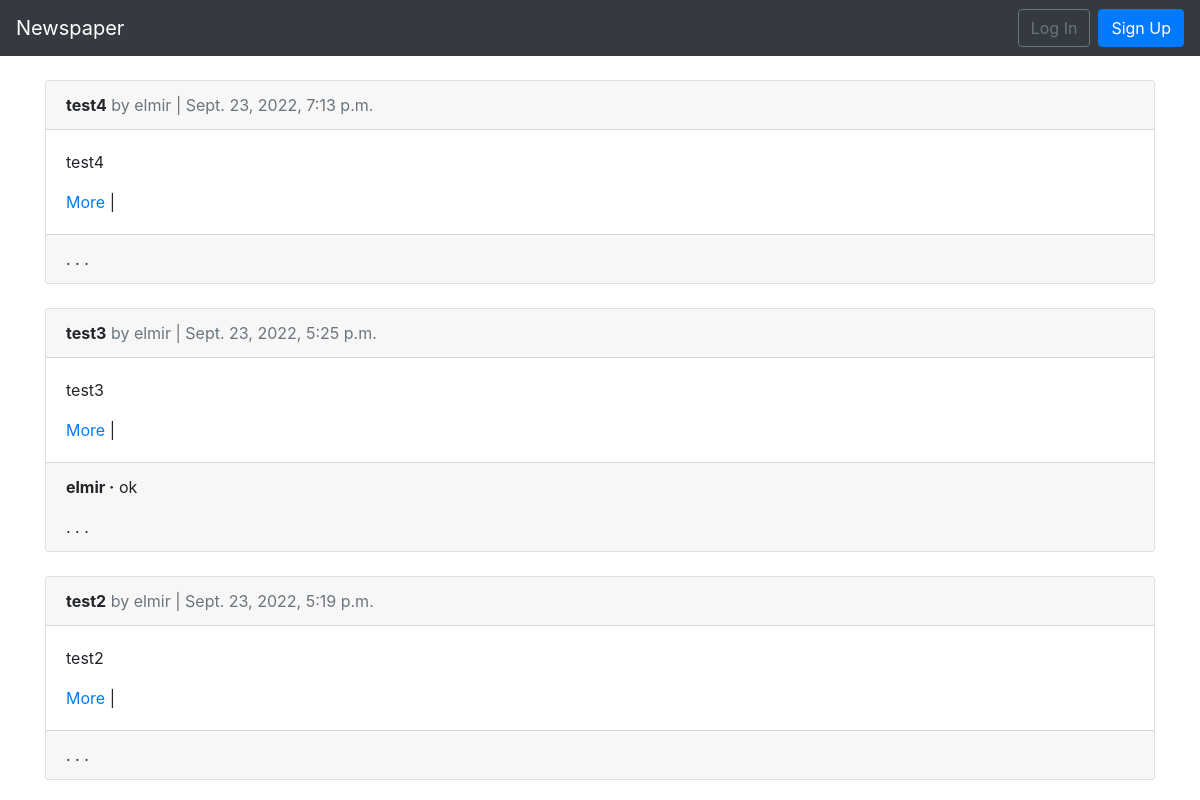
The page /news/ on the database as committed earlier.
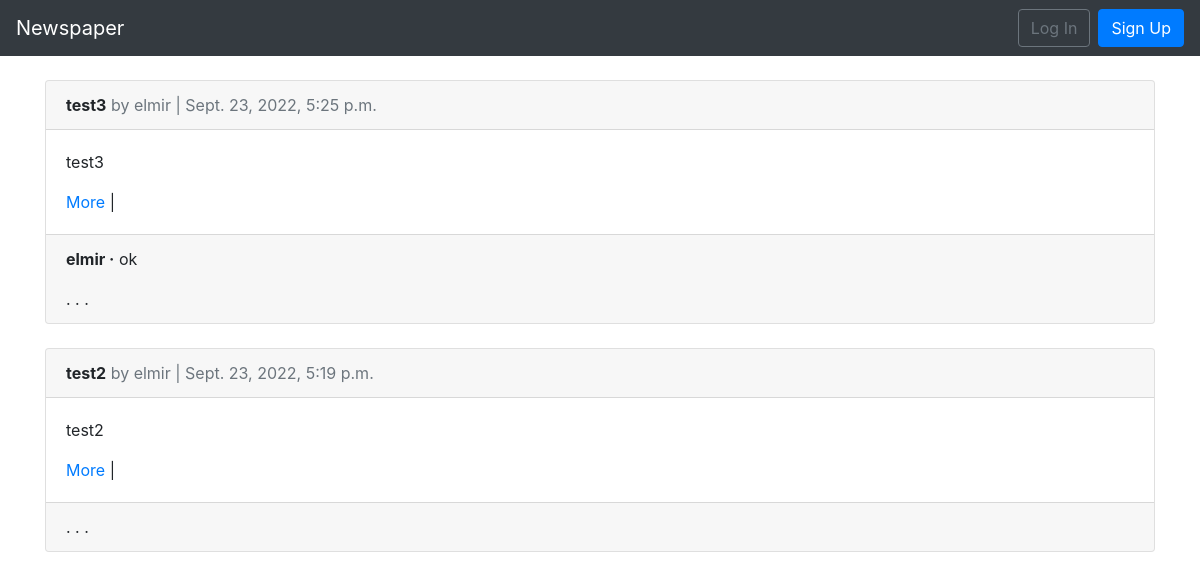
The same page on the database as committed later.
### articles/models.py (models this page shows, shortened)
class Articles(models.Model):
    title = models.CharField(max_length=255)
    body = models.TextField()
    date = models.DateTimeField(auto_now_add=True)
    author = models.ForeignKey(
        get_user_model(),
        on_delete=models.CASCADE,
        related_name='users'
    )
    class Meta:
        ordering = ['-date',]

class Comment(models.Model):
    article = models.ForeignKey(Articles, on_delete=models.CASCADE, related_name='comments')
    comment = models.CharField(max_length=140)
    author = models.ForeignKey(get_user_model(), on_delete=models.CASCADE)
    def __str__(self):
        return self.comment

### users/models.py (models this page shows)
class CustomUser(AbstractUser):
    age = models.PositiveIntegerField(null=True, blank=True)

### articles/views.py (the view)
# urls.py: path('', ArticleListView.as_view(), name='article_list'),
class ArticleListView(ListView):
    model = Articles
    template_name = 'article_list.html'
    login_url = 'login'
    context_object_name = 'article_list'

### templates/article_list.html (shortened to what this page needs)
{% extends 'base.html' %}
{% block content %}
    {% for article in article_list %}
        <div class="card">
            <div class="card-header">
                <span class="font-weight-bold">{{ article.title }}</span>
                <span class="text-muted">by {{ article.author }} | {{ article.date }}</span>
            </div>
            <div class="card-body">
                <p>{{ article.body|slice:":60" }}</p>
                <a href="{% url 'article_detail' article.pk %}">More</a> |
            </div>
            <div class="card-footer">
                {% for comment in article.comments.all|slice:":3" %}
                <p>
                    <span class="font-weight-bold">{{comment.author}} &middot;</span>
                    {{ comment }}
                </p>
                {% endfor %}
                . . .
            </div>
        </div>
        <br />
    {% endfor %}
{% endblock content %}

### templates/base.html (shortened to what this page needs)
<!DOCTYPE html>
<html lang="en">
<head>
    <link rel="stylesheet" href="https://cdn.jsdelivr.net/npm/bootstrap@4.1.3/dist/css/bootstrap.min.css">
</head>
<body>
    <nav class="navbar navbar-expand-md navbar-dark text-light bg-dark mb-4">
        <a class="navbar-brand" href="{% url 'home' %}">Newspaper</a>
        <div class="collapse navbar-collapse" id="navabrCollapse">
            {% if user.is_authenticated %}
            <ul class="navbar-nav ml-auto">
                <li class="nav-item">
                    <a class="nav-link dropdown-toggle" href='#' id='userMenu'
                        data-toggle="dropdown" aria-haspopup="true"
                        aria-expanded="false">
                        {{ user.username }}
                    </a>
                    <div class="dropdown-menu dropdown-menu-right"
                        aria-labelledby="userMenu">
                        <a class="dropdown-item"
                        href="{% url 'profile' %}">My profile</a>
                        <div class="dropdown-divider"></div>
                        <a class="dropdown-item" href="{% url 'logout' %}">
                        Log Out</a>
                        <a class="dropdown-item" href="{% url 'password_change'%}">
                            Change password</a>
                    </div>
                </li>
            </ul>
            {% else %}
            <form class="form-inline ml-auto">
                <a href="{% url 'login' %}" class="btn btn-outline-secondary">
                Log In</a>
                <a href="{% url 'signup' %}" class="btn btn-primary ml-2">
                Sign Up</a>
            </form>
            {% endif %}
        </div>
    </nav>
    <div class='container'>
        {% block content %}
        {% endblock content %}
    </div>
</body>
</html>

Rows that differ between the two databases and show on the page:
removed Articles: title "test4", author "elmir", date "Sept. 23, 2022, 7:13 p.m.", body "test4"
